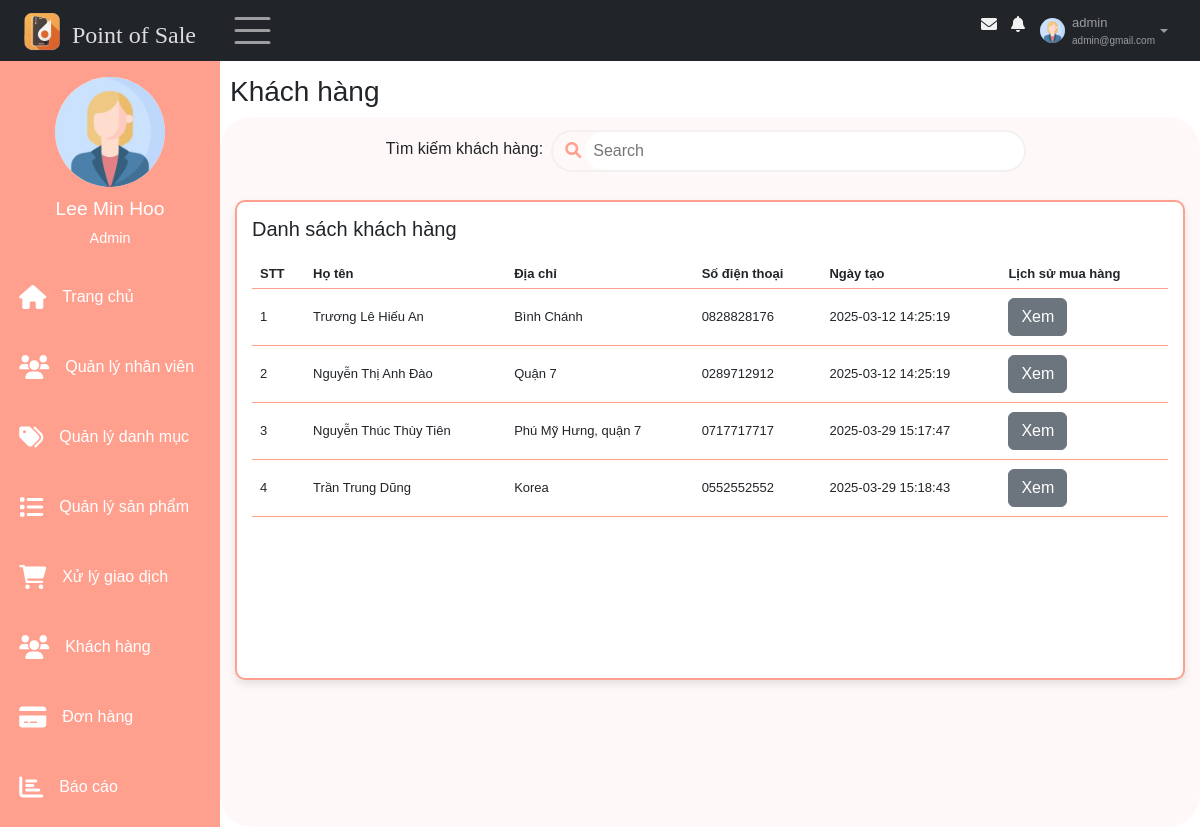
Page /views/index.php?sidebar=khachhang (signed in) on the earlier database version.
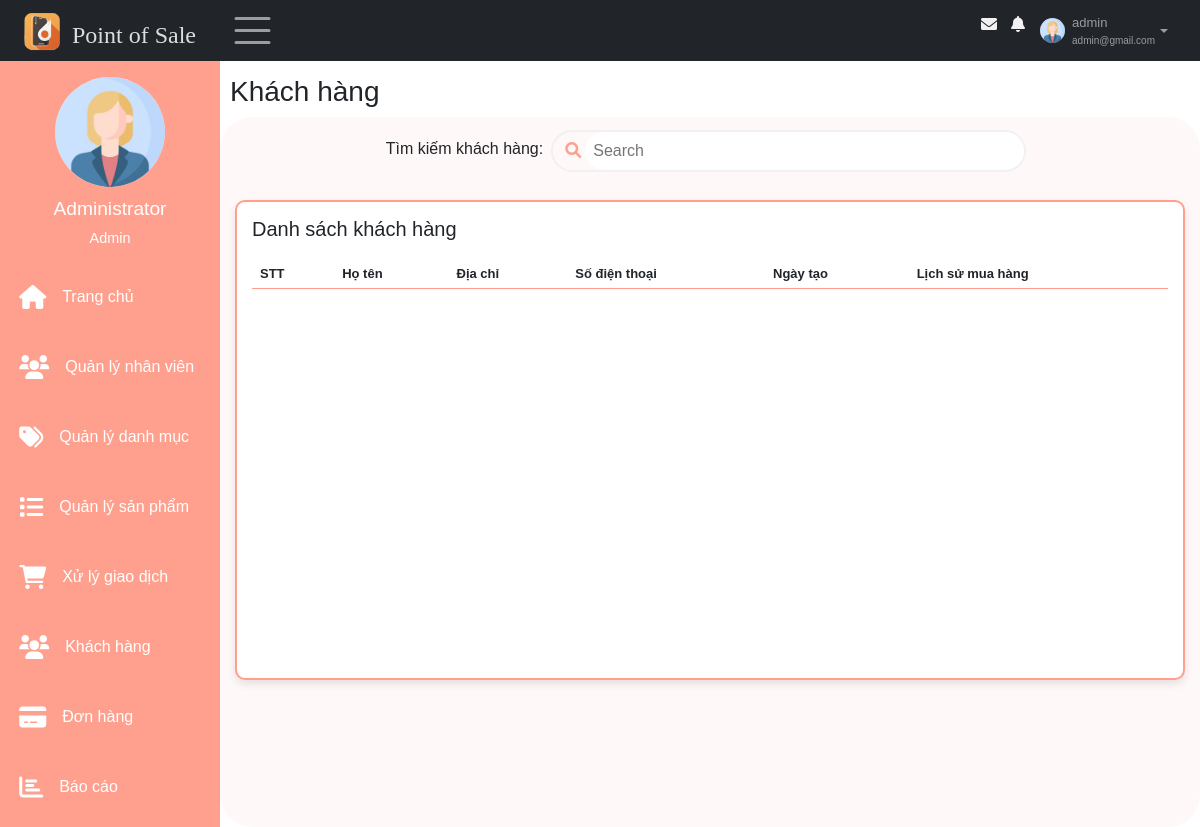
Same page on the later database version.
### tables this page shows
CREATE TABLE `khachhang` (
  `id` int(11) NOT NULL,
  `hoten` varchar(50) NOT NULL,
  `diachi` text NOT NULL,
  `sdt` varchar(11) NOT NULL,
  `ngaytao` timestamp NOT NULL DEFAULT current_timestamp()
);

### models/quanlyhoso/getProfileNV.php (called while the page is built, shortened)
<?php
    $conn = connectDB();
    if (isset($_GET["id_detail"])) {
        $id = $_GET["id_detail"];
    } else {
        $id = $_SESSION["id"];
    }
    if(empty($_SESSION["id"])) {
        header("Location: ../index.php");
        exit();
    }else{
        $sql = "SELECT nhanvien.*, taikhoan.trangthai_khoa, taikhoan.role FROM nhanvien, taikhoan WHERE nhanvien.id = taikhoan.id_nhanvien AND nhanvien.id =" . $id;
    }
    $result = $conn->query($sql);
    if ($result->num_rows > 0) {
        $row = $result->fetch_assoc();
        $profile_img = $row["img"]??"";
    }
?>

### models/khachhang/showkhach.php (the view, shortened to what this page needs)
<?php
    $conn = connectDB();
    $sql = "SELECT * FROM khachhang";
    $result = $conn->query($sql);
    if ($result->num_rows > 0) {
        while($row = $result->fetch_assoc()) {
            echo "<tr>";
            echo "<td>" . $row["id"]. "</td>";
            echo "<td>" . $row["hoten"]. "</td>";
            echo "<td>" . $row["diachi"]. "</td>";
            echo "<td>" . $row["sdt"]. "</td>";
            echo "<td>" . $row["ngaytao"]. "</td>";
            echo "<td>
            <a class='btn-custom btn btn-secondary' href='index.php?sidebar=khachhang&idlskh=" . $row['id'] . "'>
               Xem
            </a>
          </td>";
            echo "</tr>";
        }
    }
?>

### views/pages/main/sidebar.php (shortened to what this page needs)
<div class="sidebar"  id="mySidebar" >
    <div class="sidebar-user">
        <img src="../models/quanlyhoso/imagesNV/<?=$profile_img?>" height = "70px"  width = "70px" alt = "">
            <div>
                <h3><?=$_SESSION['tennv']?></h3>
                <span><?=$_SESSION['role']?></span>
        </div>
    </div>
    <div class="sidebar-menu">
        <ul >
            <li class="item">
                <a class="link" href="index.php">
                    <span class = "fa fa-home"></span>
                    <p class="item-sidebar">Trang chủ</p>
                </a>
            </li>
            <?php
                if ($_SESSION['role'] == 'Admin') {
                    ?>
                    <li class="item">
                        <a class="link" href="index.php?sidebar=quanlynhanvien">
                            <span class = "fa fa-users"></span>
                            <p class="item-sidebar">Quản lý nhân viên</p>
                        </a>
                    </li>
                <?php
            }?>
            <li class="item">
                <a class="link" href="index.php?sidebar=quanlydanhmuc">
                    <span class = "fa fa-tags"></span>
                    <p class="item-sidebar">Quản lý danh mục</p>
                </a>
            </li>
            <li class="item">
                <a class="link" href="index.php?sidebar=quanlysanpham">
                    <span class = "fa fa-list"></span>
                    <p class="item-sidebar">Quản lý sản phẩm</p>
                </a>
            </li>
            <li class="item">
                <a class="link" href="index.php?sidebar=giaodich">
                    <span class = "fa fa-shopping-cart"></span>
                    <p class="item-sidebar">Xử lý giao dịch</p>
                </a>
            </li>
            <li class="item">
                <a class="link" href="index.php?sidebar=khachhang">
                    <span class = "fa fa-users"></span>
                    <p class="item-sidebar">Khách hàng</p>
                </a>
            </li>
            <li class="item">
                <a class="link" href="index.php?sidebar=donhang">
                    <span class = "fa fa-credit-card"></span>
                    <p class="item-sidebar">Đơn hàng</p>
                </a>
            </li>
            <li class="item">
                <a class="link" href="index.php?sidebar=baocao">
                    <span class = "fa fa-bar-chart"></span>
                    <p class="item-sidebar">Báo cáo</p>
                </a>
            </li>
        </ul>
    </div>
</div>

Differences in the rows shown:
removed khachhang: id "1", hoten "Trương Lê Hiếu An", diachi "Bình Chánh", sdt "0828828176", ngaytao "2025-03-12 14:25:19"
removed khachhang: id "2", hoten "Nguyễn Thị Anh Đào", diachi "Quận 7", sdt "0289712912", ngaytao "2025-03-12 14:25:19"
removed khachhang: id "3", hoten "Nguyễn Thúc Thùy Tiên", diachi "Phú Mỹ Hưng, quận 7", sdt "0717717717", ngaytao "2025-03-29 15:17:47"
removed khachhang: id "4", hoten "Trần Trung Dũng", diachi "Korea", sdt "0552552552", ngaytao "2025-03-29 15:18:43"
Other differences:
$_SESSION['tennv']: "Lee Min Hoo" → "Administrator"
